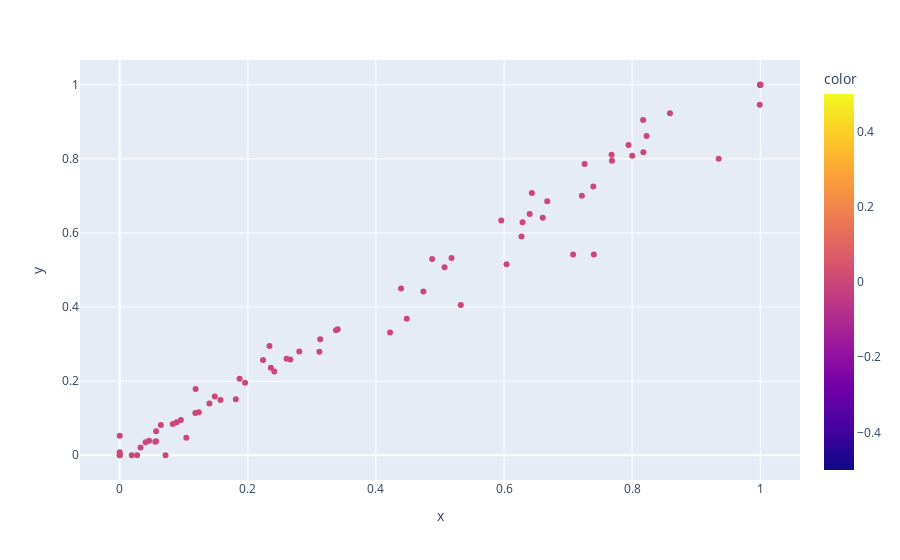

Write notebook code for a chart like this one.
### Code cell
'''
Clustering of features using DBSCAN
'''
X = big_data.values
y = labels
# X, X_attrs, y, y_attrs = normalise(X, y)
dbs = DBSCAN(eps = 2.5, min_samples= 2).fit(X)
# plt.scatter(X[:, 1], X[:, 4], c= dbs.labels_)
scatter2d(X, dbs.labels_)

### Figure 1 — Plotly figure (JSON) as saved in the notebook; plotly's stock layout.template omitted (floating-point values rounded to 4 significant figures)
{"data": [{"hovertemplate": "x=%{x}<br>y=%{y}<br>color=%{marker.color}<extra></extra>", "legendgroup": "", "marker": {"color": [0, 0, 0, 0, 0, 0, 0, 0, 0, 0, 0, 0, 0, 0, 0, 0, 0, 0, 0, 0, 0, 0, 0, 0, 0, 0, 0, 0, 0, 0, 0, 0, 0, 0, 0, 0, 0, 0, 0, 0, 0, 0, 0, 0, 0, 0, 0, 0, 0, 0, 0, 0, 0, 0, 0, 0, 0, 0, 0, 0, 0, 0, 0, 0, 0, 0, 0, 0, 0, 0, 0, 0, 0, 0, 0], "coloraxis": "coloraxis", "symbol": "circle"}, "mode": "markers", "name": "", "orientation": "v", "showlegend": false, "type": "scatter", "x": [0.7258, 0.8171, 0.04583, 0.7679, 0.7684, 0.6401, 0.6434, 1, 0.8591, 0.02715, 0, 0.8225, 0.2663, 0.2237, 0.4877, 0.6674, 0.7944, 0.04036, 0.7394, 0.7215, 0.6604, 0.518, 0.9992, 0.8001, 0.01878, 0, 1.0, 0.2414, 0.1872, 0.4392, 0.08287, 0.1185, 0.6272, 0.118, 0.05675, 0.05657, 0.1484, 0.1812, 0.06419, 1, 0.5956, 0, 0.05542, 0.3117, 0.1572, 0.07143, 0.5325, 0.03247, 0.4221, 0.6039, 0.7078, 0.7403, 0.2338, 0.474, 0.4481, 0, 0.1234, 0.9351, 0.1039, 1.0, 0.08889, 0.2604, 0.14, 0.8175, 0.3403, 0.3129, 1, 0.5071, 0.1956, 0.09541, 0.2359, 0.2803, 0.6289, 0, 0.3376], "xaxis": "x", "y": [0.7859, 0.905, 0.03904, 0.8111, 0.7946, 0.6514, 0.7078, 1.0, 0.9229, 0, 0.001489, 0.8617, 0.2587, 0.2573, 0.5294, 0.6853, 0.8374, 0.03541, 0.7255, 0.7005, 0.641, 0.5321, 0.9463, 0.8083, 0, 0.008075, 1.0, 0.2257, 0.2065, 0.4501, 0.08437, 0.1786, 0.5905, 0.1143, 0.06482, 0.03774, 0.1588, 0.1514, 0.08184, 1, 0.6338, 0, 0.0366, 0.2795, 0.149, 0, 0.4053, 0.02105, 0.3316, 0.5158, 0.5421, 0.5421, 0.2947, 0.4421, 0.3684, 0.05263, 0.1158, 0.8, 0.04737, 1, 0.08889, 0.2604, 0.14, 0.8175, 0.3403, 0.3129, 1, 0.5071, 0.1956, 0.09541, 0.2359, 0.2803, 0.6289, 0, 0.3376], "yaxis": "y"}], "layout": {"coloraxis": {"colorbar": {"title": {"text": "color"}}, "colorscale": [[0, "#0d0887"], [0.1111, "#46039f"], [0.2222, "#7201a8"], [0.3333, "#9c179e"], [0.4444, "#bd3786"], [0.5556, "#d8576b"], [0.6667, "#ed7953"], [0.7778, "#fb9f3a"], [0.8889, "#fdca26"], [1, "#f0f921"]]}, "legend": {"tracegroupgap": 0}, "margin": {"t": 60}, "xaxis": {"anchor": "y", "domain": [0, 1], "title": {"text": "x"}}, "yaxis": {"anchor": "x", "domain": [0, 1], "title": {"text": "y"}}}}
